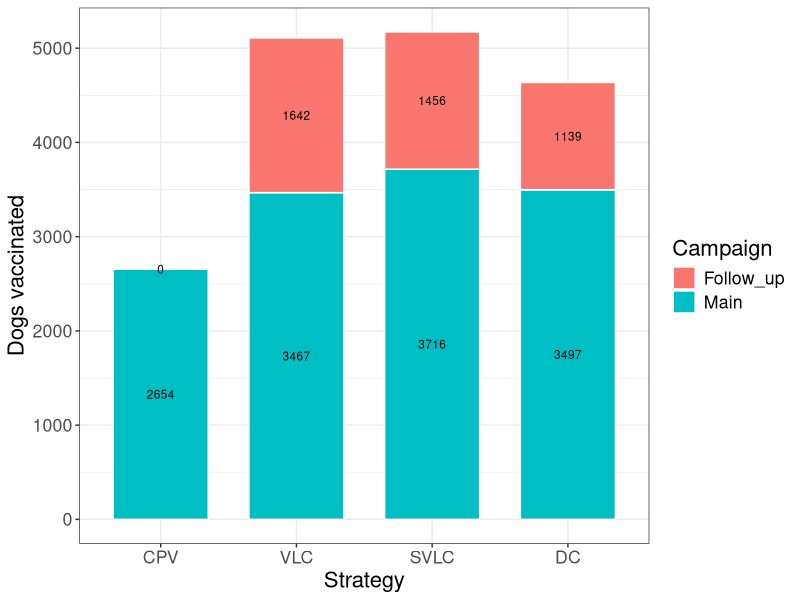
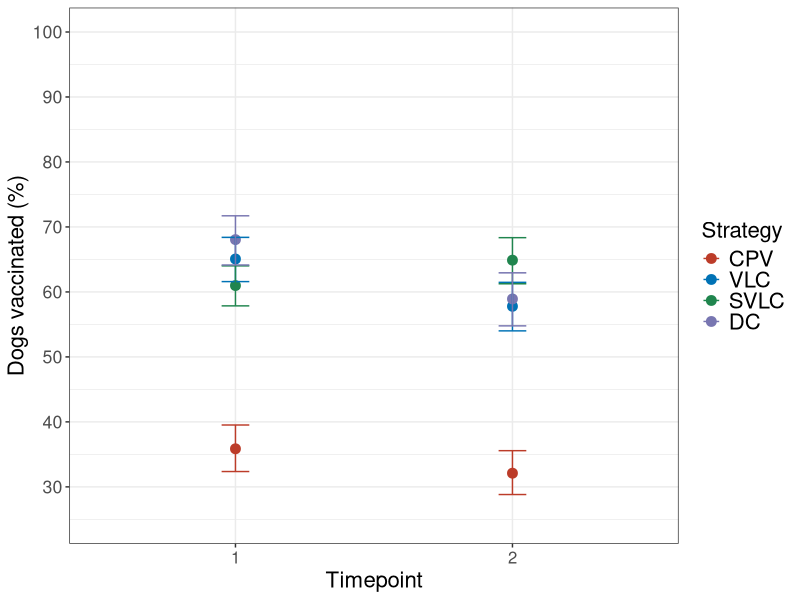

R code for these plots, in order: (Note: this script raises an error after producing the figures.)
rm(list = ls())
library(dplyr)
library(ggplot2)
cv <- read.csv("data/main_followup.csv", sep = ",", stringsAsFactors = FALSE)
cv$Strat = factor(cv$Strat, c("CPV","VLC","SVLC","DC"))
str(cv)
head(cv)

#ggplot
p <- ggplot(cv, aes(x = Strat, y = dogs_aver,label = dogs_aver))+
  geom_col(aes(fill = Campaign), width = 0.7, color="white")+
  geom_text(size = 3, position = position_stack(vjust = 0.5))+
  theme_bw()+ 
  labs(x="Strategy",y="Dogs vaccinated")
p + theme(text = element_text(size=16))
ggsave("Followup.pdf", width = 10, height = 10, units ="cm")



# coverage estimates TP1 & TP2
MERGE <- read.csv("data/strategycoverage.csv", sep = ",")
MERGE$Strategy = factor(MERGE$Strategy)
str(MERGE)
MERGE
library(Hmisc)
CI <- binconf(x=MERGE$microchip, n=MERGE$N, method=c("wilson"))
CI <- data.frame(CI)
MERGE2 <- cbind(MERGE, CI)
MERGE2

# convert to % from proportion
MERGE2$Lower <- MERGE2$Lower*100
MERGE2$Upper <- MERGE2$Upper *100
MERGE2$PointEst <- MERGE2$PointEst *100
MERGE2
write.csv(MERGE, "TP1_2_Summary.csv")

MERGE2$Strategy = factor(MERGE2$Strategy, c("CPV","VLC","SVLC","DC"))

# dot plot
p <- ggplot(MERGE2, aes(TIME, MERGE2$PointEst, colour = Strategy))+
  geom_point(size = 3)+
  geom_errorbar(aes(ymin=MERGE2$Lower, ymax=MERGE2$Upper), width=.1)+
  ylab("Dogs vaccinated (%)")+
  scale_y_continuous(limits=c(25, 100), 
  breaks=c(0, 10, 20, 30, 40, 50, 60, 70, 80, 90, 100))+
  theme_bw() +
  scale_x_discrete(name = "Timepoint", 
  breaks=c("TP1", "TP2"), labels=c("1", "2"))+
  theme(axis.text.x  = element_text(size= 12)) +
  theme(legend.key.size = unit(0.5, 'cm'))

p <- p + #theme(legend.position = c(0.865,0.4)) + 
  theme(legend.text = element_text(colour="black", size=16)) + # legend labels size
  theme(legend.title = element_text(colour="black", size=16)) + # legend title size
  guides(shape = guide_legend(override.aes = list(size = 9)))

cols <- c("CPV" = "#BC3C29FF", "VLC" = "#0072B5FF", "SVLC" = "#20854EFF", "DC" = "#7876B1FF")
p + scale_colour_manual(values = cols)+ theme(text = element_text(size=16))

ggsave("data/TP1_TP2_Vacinated_pointplot.pdf", width = 10, height = 10, units ="cm")



#easiness
easiness <- read.csv("data/easiness.csv", sep = ",")

library(Hmisc)
CI <- binconf(x=easiness$response, n=easiness$N, method=c("wilson"))
CI <- data.frame(CI)
easiness1 <- cbind(easiness, CI)
easiness1

# convert to % from proportion
easiness1$Lower <- easiness1$Lower*100
easiness1$Upper <- easiness1$Upper *100
easiness1$PointEst <- easiness1$PointEst *100
easiness1
write.csv(easiness1, "data/easiness.csv")

MERGE4 <- read.csv("data/easiness.csv", sep = ",")
MERGE4

# barplot
MERGE4$Location <- factor(MERGE4$Location, levels = c("Very easy", "Easy", "Difficult", "Very difficult"))
m <- ggplot(MERGE4, aes(Strategy, PointEst, fill = Location))+
  geom_bar(stat = "identity", position = "dodge")+
  scale_fill_manual(values=c("gray25", "violetred4","navyblue", "grey80"))+
  geom_errorbar(aes(Strategy, PointEst, ymin=Lower, ymax=Upper), width=.2, position=position_dodge(.9))+
  ylab("Responded (%)")+
  scale_y_continuous(limits=c(0, 100), breaks=c(0, 10, 20, 30, 40, 50, 60, 70, 80, 90, 100))+
  theme_bw() +
  theme(axis.text.x  = element_text(size= 9))
m + theme_bw() + theme(panel.border = element_blank(), panel.grid.major = element_blank(),
                       panel.grid.minor = element_blank())


ggsave("Easiness.pdf", width = 17, height = 14, units ="cm")
